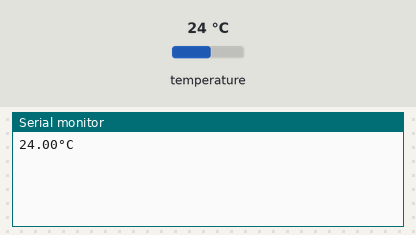
The sketch below on a simulated Arduino Uno, built with avr-gcc and run on an emulated ATmega328P. Parts: the last lines printed to the serial monitor. The inputs (shaded band) are chosen by the test bench; at power-on: temperature 24 °C.

Above: at 2.2 s.
2.3 s: temperature set to 12 °C
At 4.5 s:
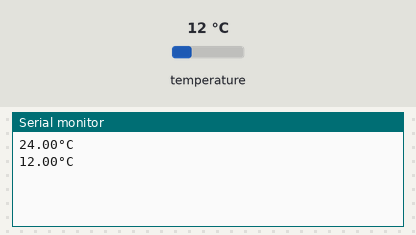
4.8 s: temperature set to 19 °C
At 5.8 s:
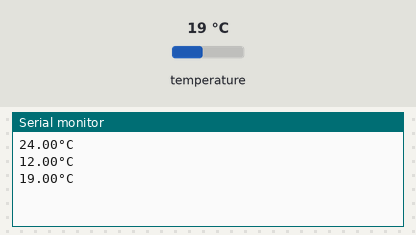
Timing chart, 0 to 7.8 s (numbered marks = the images above; inputs shaded):
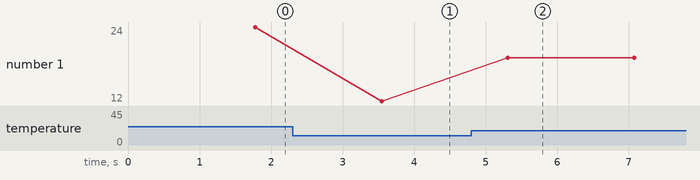

Measured:
- after the input at 2.3 s, the serial monitor: prints a new line after 1.2 s (image 1)
- after the input at 4.8 s, the serial monitor: prints a new line after 0.51 s (image 2)
- plotted number 1: 24 → 12 after the input at 2.3 s, 12 → 19 after the input at 4.8 s

The sketch:

ds18b20.ino
```cpp
#include <OneWire.h>
#include <DallasTemperature.h>

#define DS18B20 4

OneWire ourWire(DS18B20);
DallasTemperature sensor(&ourWire);

void setup()
{
   Serial.begin(9600);
   delay(1000);
   sensor.begin();

}

void loop()
{
   sensor.requestTemperatures();
   Serial.print(sensor.getTempCByIndex(0));
   Serial.println("°C");

   delay(1000);
}
```
